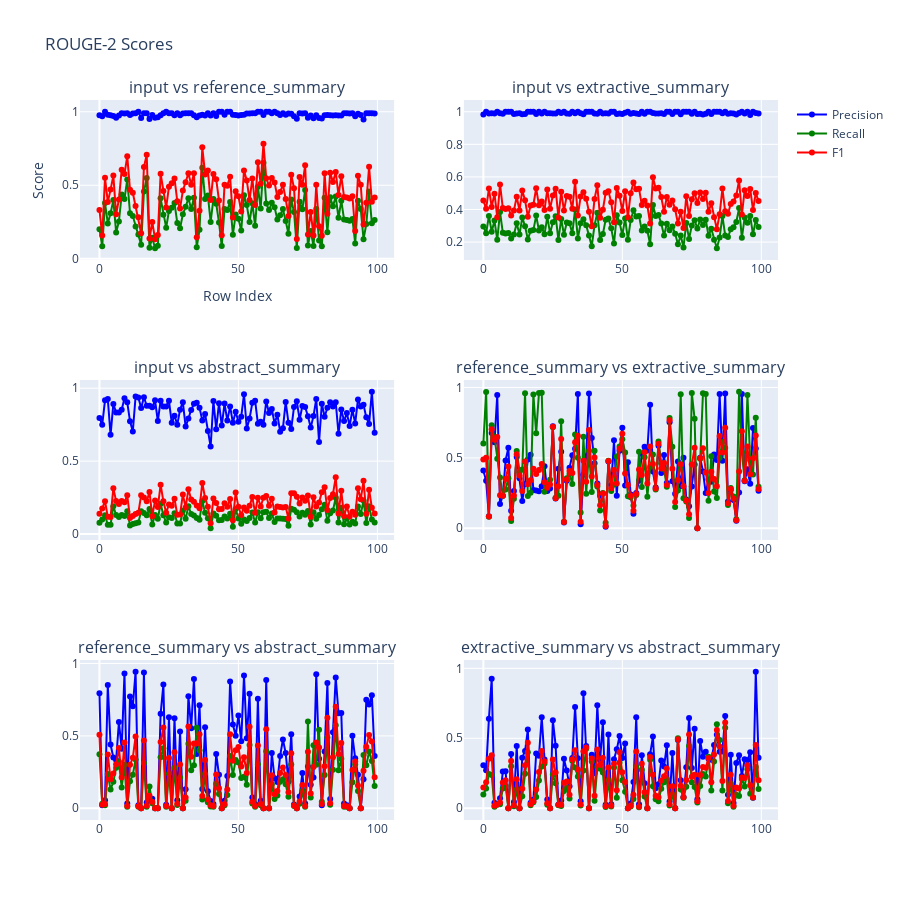

Notebook code cell kept with this figure:
### Markdown cell above
The ROUGE score ((Recall-Oriented Understudy for Gisting Evaluation) is a widely adopted set of metrics used for evaluating automatic summarization and machine translation. It fundamentally measures the overlap between the n-grams in the generated summary and those in the reference summary.

- ROUGE-N: This evaluates the overlap of n-grams between the produced summary and reference summary. It calculates precision (the proportion of n-grams in the generated summary that are also present in the reference summary), recall (the proportion of n-grams in the reference summary that are also present in the generated summary), and F1 score (the harmonic mean of precision and recall).

- ROUGE-L: This metric is based on the Longest Common Subsequence (LCS) between the generated and reference summaries. LCS measures the longest sequence of tokens in the generated summary that matches the reference, without considering the order. It's beneficial because it can identify and reward longer coherent matching sequences.

- ROUGE-S: This measures the skip-bigram overlap, considering the pair of words in order as "bigrams" while allowing arbitrary gaps or "skips". This can be valuable to capture sentence-level structure similarity.

### Code cell
params = {
    "text_columns": text_columns,
    "metric": "rouge-2",
}

rouge_scores_plot(df_summarization, params)
